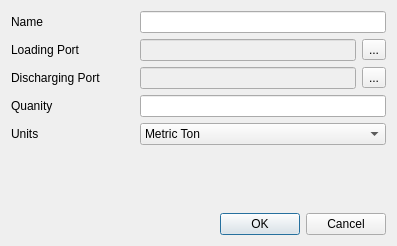
<?xml version="1.0" encoding="UTF-8"?>
<ui version="4.0">
 <class>DialogAddCargo</class>
 <widget class="QDialog" name="DialogAddCargo">
  <property name="geometry">
   <rect>
    <x>0</x>
    <y>0</y>
    <width>397</width>
    <height>246</height>
   </rect>
  </property>
  <property name="windowTitle">
   <string>Dialog</string>
  </property>
  <layout class="QVBoxLayout" name="verticalLayout">
   <item>
    <layout class="QHBoxLayout" name="horizontalLayout_2" stretch="3,6">
     <item>
      <widget class="QLabel" name="label_3">
       <property name="text">
        <string>Name</string>
       </property>
      </widget>
     </item>
     <item>
      <widget class="QLineEdit" name="lineEditName"/>
     </item>
    </layout>
   </item>
   <item>
    <layout class="QHBoxLayout" name="horizontalLayout" stretch="3,6">
     <item>
      <widget class="QLabel" name="label_2">
       <property name="text">
        <string>Loading Port</string>
       </property>
      </widget>
     </item>
     <item>
      <layout class="QHBoxLayout" name="horizontalLayout_6">
       <item>
        <widget class="QLineEdit" name="lineEditLoadingPort">
         <property name="enabled">
          <bool>false</bool>
         </property>
        </widget>
       </item>
       <item>
        <widget class="QToolButton" name="browseLoadingPort">
         <property name="text">
          <string>...</string>
         </property>
        </widget>
       </item>
      </layout>
     </item>
    </layout>
   </item>
   <item>
    <layout class="QHBoxLayout" name="horizontalLayout_3" stretch="3,6">
     <item>
      <widget class="QLabel" name="label_4">
       <property name="text">
        <string>Discharging Port</string>
       </property>
      </widget>
     </item>
     <item>
      <layout class="QHBoxLayout" name="horizontalLayout_7">
       <item>
        <widget class="QLineEdit" name="lineEditDischargingPort">
         <property name="enabled">
          <bool>false</bool>
         </property>
        </widget>
       </item>
       <item>
        <widget class="QToolButton" name="browseDestPort">
         <property name="text">
          <string>...</string>
         </property>
        </widget>
       </item>
      </layout>
     </item>
    </layout>
   </item>
   <item>
    <layout class="QHBoxLayout" name="horizontalLayout_4" stretch="3,6">
     <item>
      <widget class="QLabel" name="label_5">
       <property name="text">
        <string>Quanity</string>
       </property>
      </widget>
     </item>
     <item>
      <widget class="QLineEdit" name="lineEditQuantity"/>
     </item>
    </layout>
   </item>
   <item>
    <layout class="QHBoxLayout" name="horizontalLayout_5" stretch="3,6">
     <item>
      <widget class="QLabel" name="label_6">
       <property name="text">
        <string>Units</string>
       </property>
      </widget>
     </item>
     <item>
      <widget class="QComboBox" name="comboBoxUnits">
       <item>
        <property name="text">
         <string>Metric Ton</string>
        </property>
       </item>
       <item>
        <property name="text">
         <string>TEUs</string>
        </property>
       </item>
      </widget>
     </item>
    </layout>
   </item>
   <item>
    <spacer name="verticalSpacer">
     <property name="orientation">
      <enum>Qt::Orientation::Vertical</enum>
     </property>
     <property name="sizeHint" stdset="0">
      <size>
       <width>20</width>
       <height>40</height>
      </size>
     </property>
    </spacer>
   </item>
   <item>
    <widget class="QDialogButtonBox" name="buttonBox">
     <property name="orientation">
      <enum>Qt::Orientation::Horizontal</enum>
     </property>
     <property name="standardButtons">
      <set>QDialogButtonBox::StandardButton::Cancel|QDialogButtonBox::StandardButton::Ok</set>
     </property>
    </widget>
   </item>
  </layout>
 </widget>
 <resources/>
 <connections>
  <connection>
   <sender>buttonBox</sender>
   <signal>accepted()</signal>
   <receiver>DialogAddCargo</receiver>
   <slot>accept()</slot>
   <hints>
    <hint type="sourcelabel">
     <x>248</x>
     <y>254</y>
    </hint>
    <hint type="destinationlabel">
     <x>157</x>
     <y>274</y>
    </hint>
   </hints>
  </connection>
  <connection>
   <sender>buttonBox</sender>
   <signal>rejected()</signal>
   <receiver>DialogAddCargo</receiver>
   <slot>reject()</slot>
   <hints>
    <hint type="sourcelabel">
     <x>316</x>
     <y>260</y>
    </hint>
    <hint type="destinationlabel">
     <x>286</x>
     <y>274</y>
    </hint>
   </hints>
  </connection>
 </connections>
</ui>
